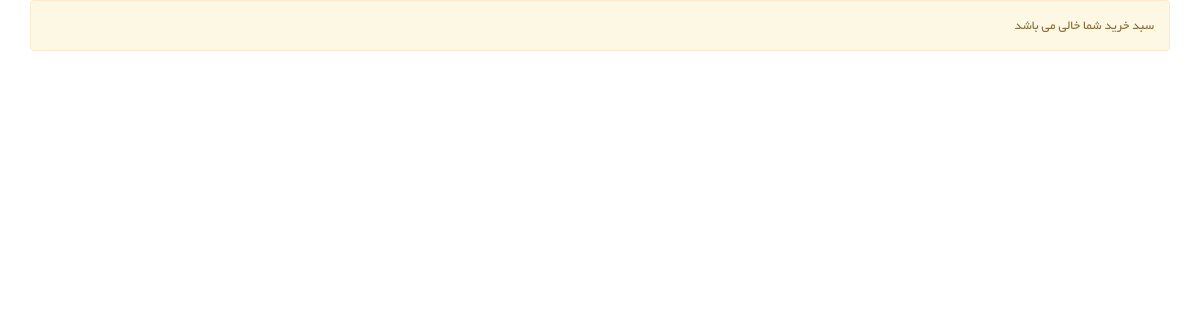
Before: /user/user-basket (signed in) with the older database file.
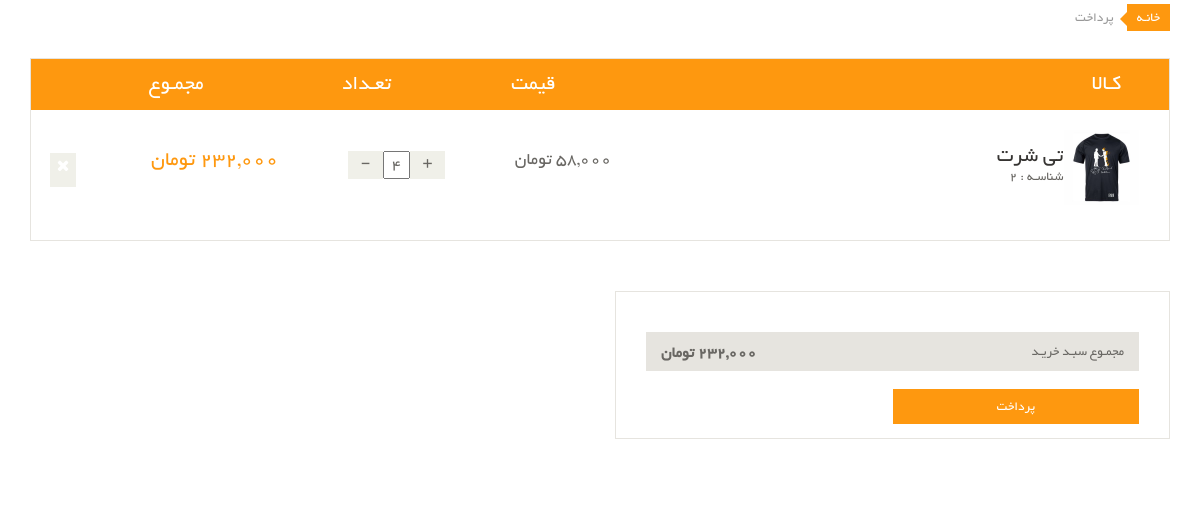
After: the same page with the newer database file.
### order_module/models.py (models this page shows, shortened)
class OrderDetail(models.Model):
    order = models.ForeignKey(Order, on_delete=models.CASCADE, verbose_name='سبد خرید')
    product = models.ForeignKey(Product, on_delete=models.CASCADE, verbose_name='محصول')
    final_price = models.IntegerField(null=True, blank=True, verbose_name='قیمت نهایی تکی محصول')
    count = models.IntegerField(verbose_name='تعداد')
    class Meta:
        verbose_name = 'جزییات سبد خرید'
        verbose_name_plural = 'لیست جزییات سبدهای خرید'

### product_module/models.py (models this page shows, shortened)
class Product(models.Model):
    title = models.CharField(max_length=300, verbose_name='نام محصول')
    category = models.ManyToManyField(ProductCategory, related_name='product_categories', verbose_name='دسته بندی ها')
    image = models.ImageField(upload_to='images/products', null=True, blank=True, verbose_name='تصویر محصول')
    brand = models.ForeignKey(ProductBrand, on_delete=models.CASCADE, verbose_name='برند', null=True, blank=True)
    price = models.IntegerField(verbose_name='قیمت')
    short_description = models.CharField(max_length=360, db_index=True, null=True, verbose_name='توضیحات کوتاه')
    description = models.TextField(verbose_name='توضیحات اصلی', db_index=True)
    slug = models.SlugField(default="", null=False, db_index=True, blank=True, max_length=200, unique=True, verbose_name='عنوان در url')
    is_active = models.BooleanField(default=False, verbose_name='فعال / غیرفعال')
    is_delete = models.BooleanField(verbose_name='حذف شده / نشده')
    class Meta:
        verbose_name = 'محصول'
        verbose_name_plural = 'محصولات'

### user_panel_module/views.py (the view)
# urls.py: path('user-basket', views.user_basket, name='user_basket_page'),
@login_required
def user_basket(request: HttpRequest):
    current_order, created = Order.objects.prefetch_related('orderdetail_set').get_or_create(is_paid=False, user_id=request.user.id)
    total_amount = current_order.calculate_total_price()
    context = {
        'order': current_order,
        'sum': total_amount
    }
    return render(request, 'user_panel_module/user_basket.html', context)

### order_module/models.py (called while the page is built)
    def calculate_total_price(self):
        total_amount = 0
        if self.is_paid:
            for order_detail in self.orderdetail_set.all():
                total_amount += order_detail.final_price * order_detail.count
        else:
            for order_detail in self.orderdetail_set.all():
                total_amount += order_detail.product.price * order_detail.count
        return total_amount

### polls/templatetags/poll_extras.py (called while the page is built)
@register.filter(name='three_digits_currency')
def three_digits_currency(value: int):
    return '{:,}'.format(value) + ' تومان'

@register.simple_tag
def multiply(quantity, price, *args, **kwargs):
    return three_digits_currency(quantity * price)

### user_panel_module/templates/user_panel_module/user_basket.html (shortened to what this page needs)
{% extends 'shared/_layout.html' %}
{% load poll_extras %}
{% block content %}
    <div id="order-detail-content">
        {% include 'user_panel_module/user_basket_content.html' %}
    </div>
{% endblock %}

### user_panel_module/templates/user_panel_module/user_basket_content.html
{% load poll_extras %}
{% if order.orderdetail_set.all %}
    <section id="cart_items">
        <div class="container">
            <div class="breadcrumbs">
                <ol class="breadcrumb">
                    <li><a href="#">خانـه</a></li>
                    <li class="active">پرداخت</li>
                </ol>
            </div>
            <div class="table-responsive cart_info">
                <table class="table table-condensed">
                    <thead>
                    <tr class="cart_menu">
                        <td class="image">کـالا</td>
                        <td class="description"></td>
                        <td class="price">قیمت</td>
                        <td class="quantity">تعـداد</td>
                        <td class="total">مجمـوع</td>
                        <td></td>
                    </tr>
                    </thead>
                    <tbody>
                    {% for detail in order.orderdetail_set.all %}
                        <tr>
                            <td class="cart_product">
                                <a href=""><img src="{{ detail.product.image.url }}" width="75" alt=""></a>
                            </td>
                            <td class="cart_description">
                                <h4><a href="" class="one-line-text">{{ detail.product.title }}</a></h4>
                                <p>شناسـه : {{ detail.product.id }}</p>
                            </td>
                            <td class="cart_price">
                                <p>{{ detail.product.price|three_digits_currency }}</p>
                            </td>
                            <td class="cart_quantity">
                                <div class="cart_quantity_button">
                                    <a class="cart_quantity_up cursor-pointer"
                                       onclick="changeOrderDetailCount({{ detail.id }}, 'increase')"> + </a>
                                    <input class="cart_quantity_input" type="text" name="quantity"
                                           value="{{ detail.count }}"
                                           autocomplete="off" size="2">
                                    <a class="cart_quantity_down  cursor-pointer"
                                       onclick="changeOrderDetailCount({{ detail.id }}, 'decrease')"> - </a>
                                </div>
                            </td>
                            <td class="cart_total">
                                <p class="cart_total_price"> {% multiply detail.count detail.product.price %} </p>
                            </td>
                            <td class="cart_delete">
                                <a class="cart_quantity_delete" onclick="removeOrderDetail({{ detail.id }})"><i
                                        class="fa fa-times"></i></a>
                            </td>
                        </tr>
                    {% endfor %}
                    </tbody>
                </table>
            </div>
        </div>
    </section>
    <section id="do_action">
        <div class="container">
            <div class="row">
                <div class="col-sm-6">
                    <div class="total_area">
                        <ul>
                            <li>مجمـوع سبـد خریـد <span>{{ sum|three_digits_currency }}</span></li>
                        </ul>
                        <a class="btn btn-default check_out" href="checkout.html">پرداخت</a>
                    </div>
                </div>
            </div>
        </div>
    </section>
{% else %}
    <div class="container">
        <div class="row">
            <div class="col-md-12">
                <div class="alert alert-warning">
                    <p>سبد خرید شما خالی می باشد</p>
                </div>
            </div>
        </div>
    </div>
{% endif %}

Changed rows visible on the page:
added OrderDetail: product.image (picture), product "تی شرت", product.id "2", product.price|three_digits_currency "58,000 تومان", quantity "4", count+product "232,000 تومان"
Other visible differences:
{{ sum|three_digits_currency }}: (not shown) → "232,000 تومان"
text no longer shown: "سبد خرید شما خالی می باشد"
text now shown: "خانـه پرداخت کـالا قیمت تعـداد مجمـوع مجمـوع سبـد خریـد پرداخت"
